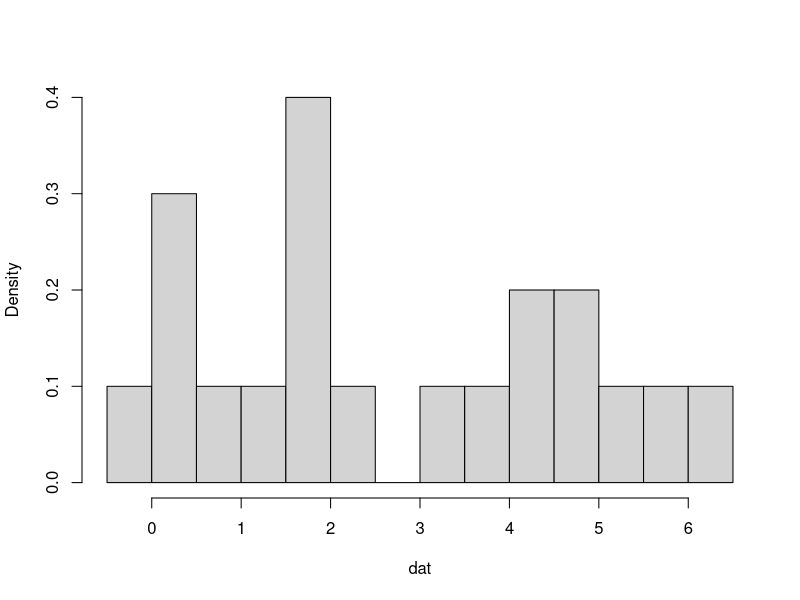
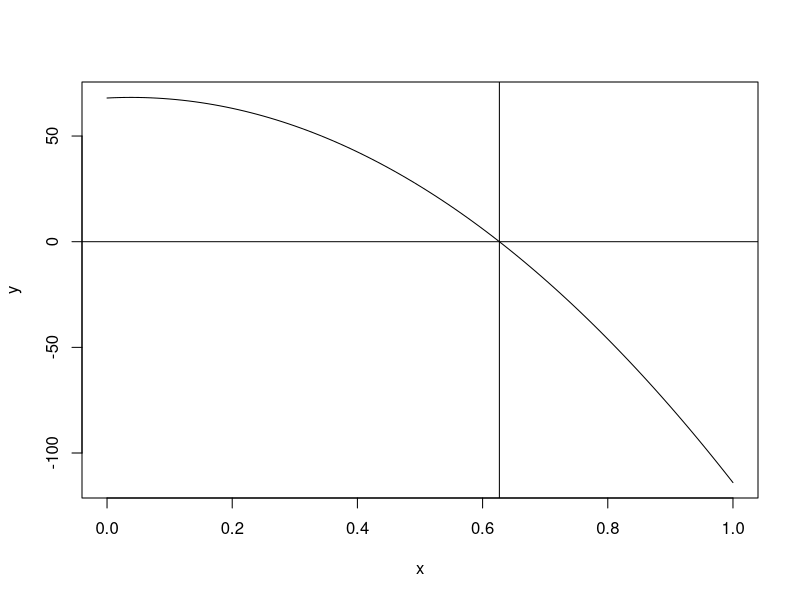
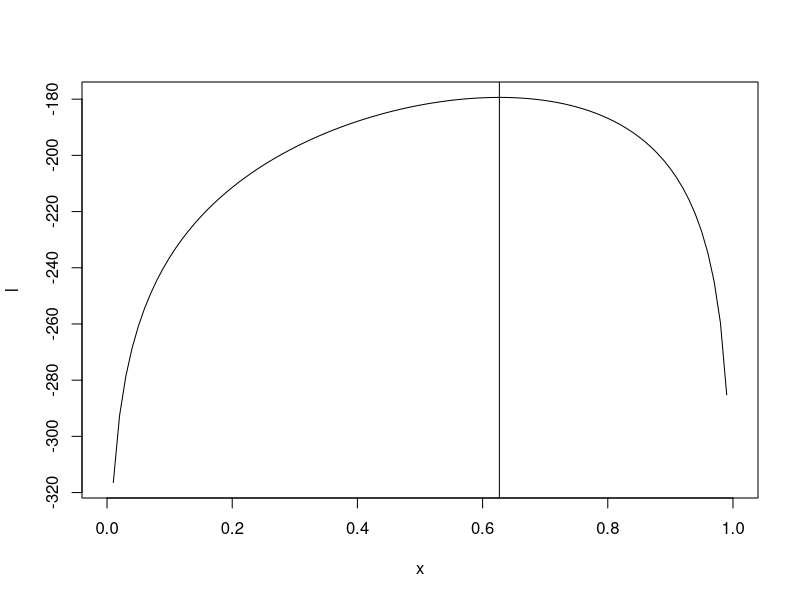

Recreate these plots in R, in order.
## ---- chunk 1
dat <- c(-0.39, 0.12, 0.94, 1.67, 1.76, 2.44, 3.72, 4.28, 4.92, 5.53,
         0.06, 0.48, 1.01, 1.68, 1.80, 3.25, 4.12, 4.60, 5.28, 6.22)

hist(dat, probability = T, breaks = seq(-0.5, 6.5, length.out = 15), main = '')
## ---- chunk 2
y <- c(-0.39, 0.06, 0.12, 0.48, 0.94, 1.01, 1.67, 1.68, 1.76, 1.80, 2.44, 3.25, 3.72, 4.12, 4.28, 4.60, 4.92, 5.28, 5.53, 6.22 )
n <- length(y)
y1 <- c(-0.39, 0.06, 0.12, 0.48, 0.94, 1.01, 1.67, 1.68, 1.76, 1.80, 2.44)
y2 <- c(3.25, 3.72, 4.12, 4.28, 4.60, 4.92, 5.28, 5.53, 6.22)
mu1 <- mean(y1)
mu2 <-  mean(y2)
s1 <- var(y1)
s2 <- var(y2)
phat <- 0.5
## ---- chunk 3

res <- vector() 
for (i in 1:n) {
        a <- phat*dnorm(y[i], mean = mu2, sd = s2)
        b <- (1-phat)*dnorm(y[i], mean = mu1, sd = s1)+phat*dnorm(y[i], mean = mu2, sd = s2)
        res[i] <- a/(a+b)
}
res

## ---- chunk 4

mu1 <- sum((1-res)*y)/sum(1-res)
mu2 <- sum(res*y)/sum(res)
s1 <- sqrt(sum((1-res)*(y-mu1)^2)/sum(1-res))
        s2 <- sqrt(sum(res*(y-mu2)^2)/sum(res))
        phat <- mean(res)


## ---- chunk 5
y <- c(-0.39, 0.06, 0.12, 0.48, 0.94, 1.01, 1.67, 1.68, 1.76, 1.80, 2.44, 3.25, 3.72, 4.12, 4.28, 4.60, 4.92, 5.28, 5.53, 6.22 )
n <- length(y)
N <- 100
y1 <- c(-0.39, 0.06, 0.12, 0.48, 0.94, 1.01, 1.67, 1.68, 1.76, 1.80, 2.44)
y2 <- c(3.25, 3.72, 4.12, 4.28, 4.60, 4.92, 5.28, 5.53, 6.22)
mu1 <- mean(y1)
mu2 <-  mean(y2)
s1 <- var(y1)
s2 <- var(y2)
phat <- 0.5

result <- vector()

for (j in 1:N) {
        
        # E-step 
        res <- phat*dnorm(y, mean = mu2, sd = s2)/((1-phat)*dnorm(y, mean = mu1, sd = s1)+phat*dnorm(y, mean = mu2, sd = s2))
        
        # M-step 
        mu1 <- sum((1-res)*y)/sum(1-res)
        mu2 <- sum(res*y)/sum(res)
        s1 <- sqrt(sum((1-res)*(y-mu1)^2)/sum(1-res))
        s2 <- sqrt(sum(res*(y-mu2)^2)/sum(res))
        phat <- mean(res)
        
        # result
        result[j] <- sum(log((1-phat)*dnorm(y, mu1, s1) + phat*dnorm(y, mu2, s2)))
        
        if(j>1){
                if(result[j]-result[j-1]<1e-8){
                        result <- result[1:j]
                        break
                        }
                
        }
        j <- j+1

}
mu1
mu2
s1
s2

## ---- chunk 6
temp <- c(70, 62, 89, 54, 97, 75, 82, 56, 32, 78)
n <- length(temp)
mu1 <- 80 # initial value
mu2 <- 55 # initial value 

## ---- chunk 7
EZ1 <- vector()
EZ2 <- vector()

for (i in 1:n) {
        L1 <- dnorm(x = temp[i], mean = mu1, sd = 10)
        L2 <- dnorm(x = temp[i], mean = mu2, sd = 10)
        EZ1[i] <- L1/(L1+L2)
        EZ2[i] <- L2/(L1+L2)
}
EZ1
EZ2
## ---- chunk 8
numerator1 <- vector()
numerator2 <- vector()

for (i in 1:n) {
        numerator1[i] <- temp[i]*EZ1[i]
        numerator2[i] <- temp[i]*EZ2[i]
}

sum(numerator1)/sum(EZ1) # update value 
sum(numerator2)/sum(EZ2) # update value 

## ---- chunk 9
temp <- c(70, 62, 89, 54, 97, 75, 82, 56, 32, 78)
mu <- c(80, 55) # initial value
mu.old <- mu+1
tol <- .Machine$double.eps^0.5
n <- length(temp)
j <- 0

EZ1 <- vector()
EZ2 <- vector()
numerator1 <- vector()  
numerator2 <- vector()


while(TRUE){
  for (i in 1:n) {
    L1 <- dnorm(x = temp[i], mean = mu[1], sd = 10)
    L2 <- dnorm(x = temp[i], mean = mu[2], sd = 10)
    EZ1[i] <- L1/(L1+L2)
    EZ2[i] <- L2/(L1+L2)
        
    numerator1[i] <- temp[i]*EZ1[i]
    numerator2[i] <- temp[i]*EZ2[i]
    }
  a <- sum(numerator1)/sum(EZ1) # update value 
  b <- sum(numerator2)/sum(EZ2) # update value 
  mu <- c(a, b)
  j <- j+1
  if(sum(abs(mu-mu.old)/mu.old)<tol | j > 1000){
          break
  }
}
mu



## ---- chunk 10
y1 <- 38
y2 <- 34
y3 <- 125


x <- seq(0,1,0.01)

# MLE 

y <- (-y1-y2-y3)*x^2 + (-2*y1-y2+y3)*x+2*y2
plot(x, y, type = 'l')
abline(h=0, 
       v = uniroot(function(x) (-y1-y2-y3)*x^2 + (-2*y1-y2+y3)*x+
                           2*y2, c(0,1))[[1]])

# log likelihood 
l <- y1*log(1/2-x/2)+y2*log(x/4)+y3*log(1/2+x/4)
plot(x, l, type = 'l')
abline(v = uniroot(function(x) (-y1-y2-y3)*x^2 + (-2*y1-y2+y3)*x+
                           2*y2, c(0,1))[[1]])


# use EM algorithm 
t1 <- 0.2
for (i in 1:10) {
        y3.tmp <- 125*(t1/4)/(1/2+t1/4)
        t2 <- (34+y3.tmp)/(72+y3.tmp)
        t1 <- t2
}
t2

